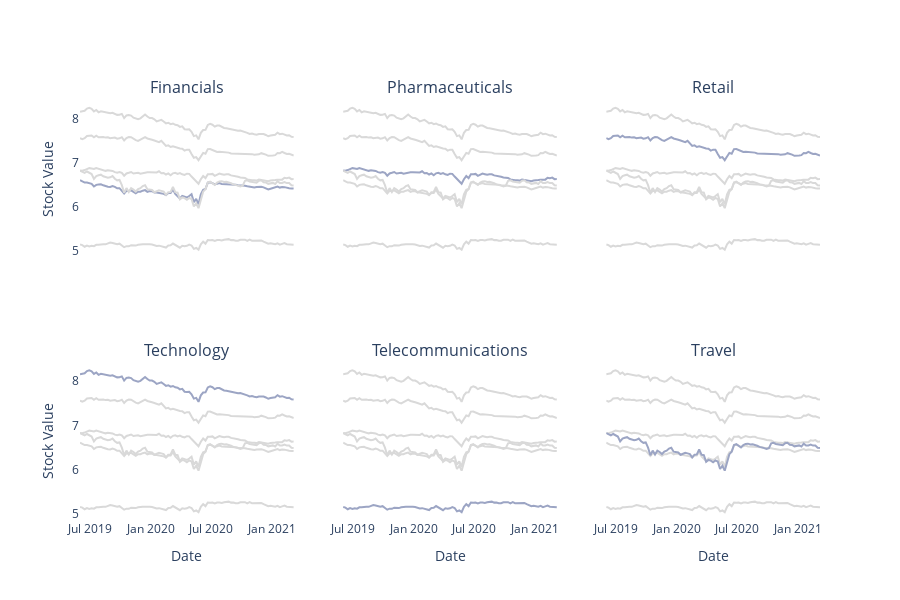

Notebook code cell kept with this figure:
### Code cell
# titles = [df_name.split('_')[1] for df_name in df_dict]

titles = ['Financials',
         'Pharmaceuticals',
         'Retail',
         'Technology',
         'Telecommunications',
         'Travel']

plot = make_subplots(rows=2, 
                     cols=3,
                     subplot_titles=titles,
                     specs=[ [dict(type='xy', rowspan=1), dict(type='xy', rowspan=1), dict(type='xy', rowspan=1)],
                           [dict(type='xy', rowspan=1), dict(type='xy', rowspan=1), dict(type='xy', rowspan=1)]])

i = 0
r = 1
c = 1
while True:
    for j in range(len(scatters[i])):
        plot.add_trace(scatters[i][j], row=r, col = c)
    i += 1
    c += 1
    if c == 4 and r == 1:
        r += 1
        c = 1
    elif c == 4 and r == 2:
        break

# Define the new layout
layout_scatter =dict(title=dict(text='', font=dict(size=12), x=0.5),
                plot_bgcolor='rgba(0,0,0,0)',
#                 paper_bgcolor='rgba(0,0,0,0)',
                showlegend = False,
                )

plot.update_yaxes(title_text="Stock Value", row=1, col=1)
plot.update_yaxes(title_text="Stock Value", row=2, col=1)
plot.update_yaxes(visible = False, row=1, col=2)
plot.update_yaxes(visible = False, row=2, col=2)
plot.update_yaxes(visible = False, row=1, col=3)
plot.update_yaxes(visible = False, row=2, col=3)

plot.update_xaxes(title_text="Date", row=2, col=1)
plot.update_xaxes(title_text="Date", row=2, col=2)
plot.update_xaxes(title_text="Date", row=2, col=3)
plot.update_xaxes(visible = False, row=1, col=1)
plot.update_xaxes(visible = False, row=1, col=2)
plot.update_xaxes(visible = False, row=1, col=3)


plot.update_layout(layout_scatter,
                  height=600,
                  paper_bgcolor='rgba(0,0,0,0)',
                   plot_bgcolor='rgba(0,0,0,0)'
)
        
plot.show()
